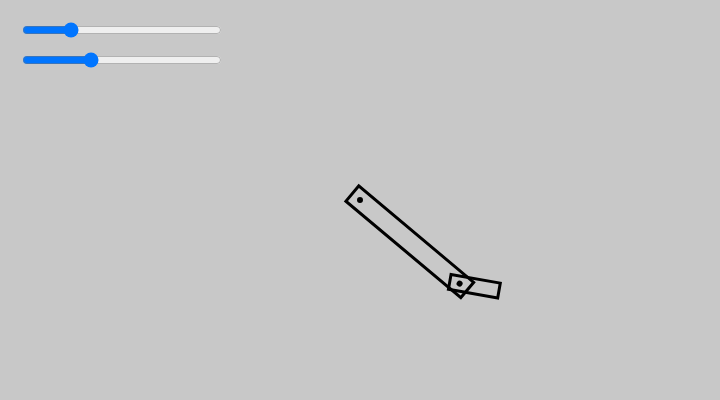
Frame 1 (no input)
Frame 60 (no input): identical to frame 1, image omitted
Frame 120 (the mouse pressed at the canvas centre since frame 60): identical to frame 1, image omitted

The p5.js sketch that drew this single still picture (run headless with seeded random() and noise() and a simulated clock; from frame 60 on, the mouse is pressed at the canvas centre):

// p5.js sketch
// ── sketch.js
//////////////////////////////////
// COURSERA GRAPHICS PROGRAMMING
//////////////////////////////////
// insired by ofx noise1D example

var rotSliderA, rotSliderB;

var w1 = 150;
var h1 = 20;
var w2 = 50;
var h2 = 15;
/////////////////////////////////////////////////
function setup() {
  createCanvas(720, 400);
  rotSliderA = createSlider(0, 180, 40);
  rotSliderA.position(20,20);
  rotSliderA.style('width', '200px');
  rotSliderB = createSlider(-90, 90, -30);
  rotSliderB.position(20,50);
  rotSliderB.style('width', '200px');
}
//////////////////////////////////////////////////
function draw() {
  strokeWeight(3);
  noFill();
  background(200);
  translate(width/2, height/2);
  ellipse(0,0,3,3);
  rotate(radians(rotSliderA.value()));
  rect(-10,-h1/2,w1,h1);
  translate(w1-20,0);
  ellipse(0,0,3,3);
  rotate(radians(rotSliderB.value()));
  rect(-10,-h2/2,w2,h2);
}
